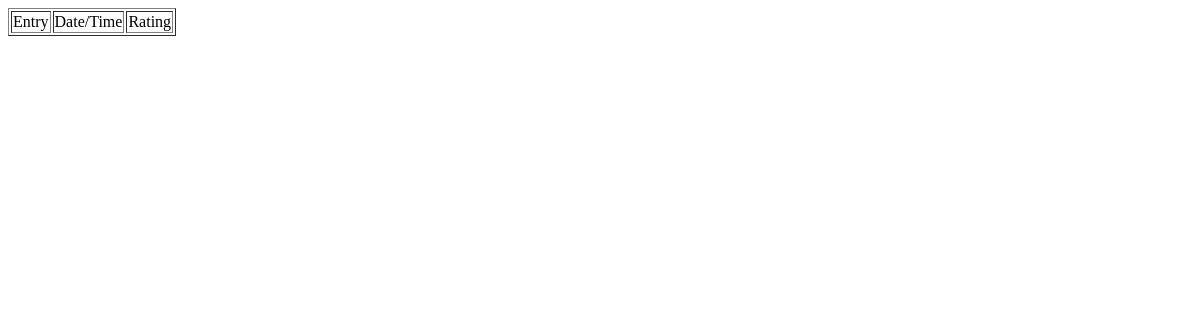
The page /dash/past_entries on the database as committed earlier.
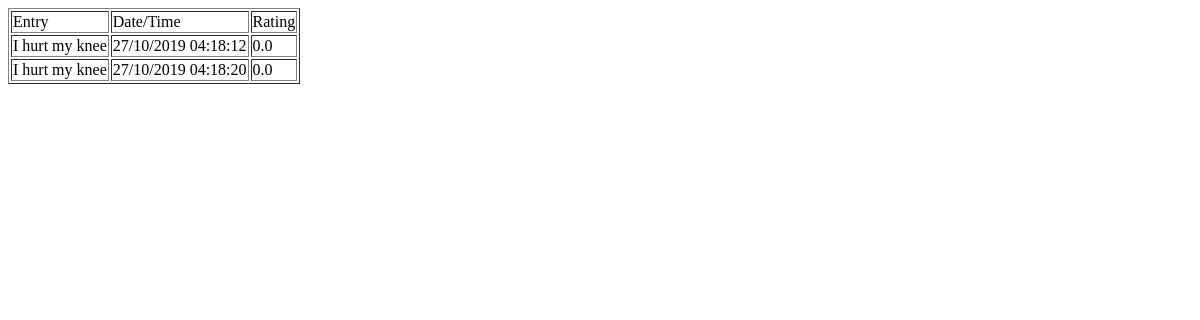
The same page on the database as committed later.
### tables this page shows
CREATE TABLE entry (
	entry_id INTEGER PRIMARY KEY AUTOINCREMENT,
	entry TEXT NOT NULL,
	date_time DATETIME NOT NULL,
	rating REAL NOT NULL
);

### penpaper/dash.py (the view)
@bp.route('/past_entries')
def past_entries():
	db = get_db()
	db.row_factory = sqlite3.Row
	cur = db.cursor()
	cur.execute("select * from entry")
	rows = cur.fetchall()
	return render_template("dash/past_entries.html", rows = rows)

### penpaper/db.py (called while the page is built)
def get_db():
	if 'db' not in g:
		g.db = sqlite3.connect(
			current_app.config['DATABASE'],
			detect_types = sqlite3.PARSE_DECLTYPES
		)
		g.db.row_factory = sqlite3.Row
	return g.db

### penpaper/templates/dash/past_entries.html
<!doctype html>
<html>
   <body>
      <table border = 1>
         <thead>
            <td>Entry</td>
            <td>Date/Time</td>
            <td>Rating</td>
         </thead>
         {% for row in rows %}
            <tr>
               <td>{{row["entry"]}}</td>
               <td>{{row["date_time"]}}</td>
               <td>{{row["rating"]}}</td>
            </tr>
         {% endfor %}
      </table>
   </body>
</html>

Rows that differ between the two databases and show on the page:
added entry: entry "I hurt my knee", date_time "27/10/2019 04:18:12", rating "0.0"
added entry: entry "I hurt my knee", date_time "27/10/2019 04:18:20", rating "0.0"
